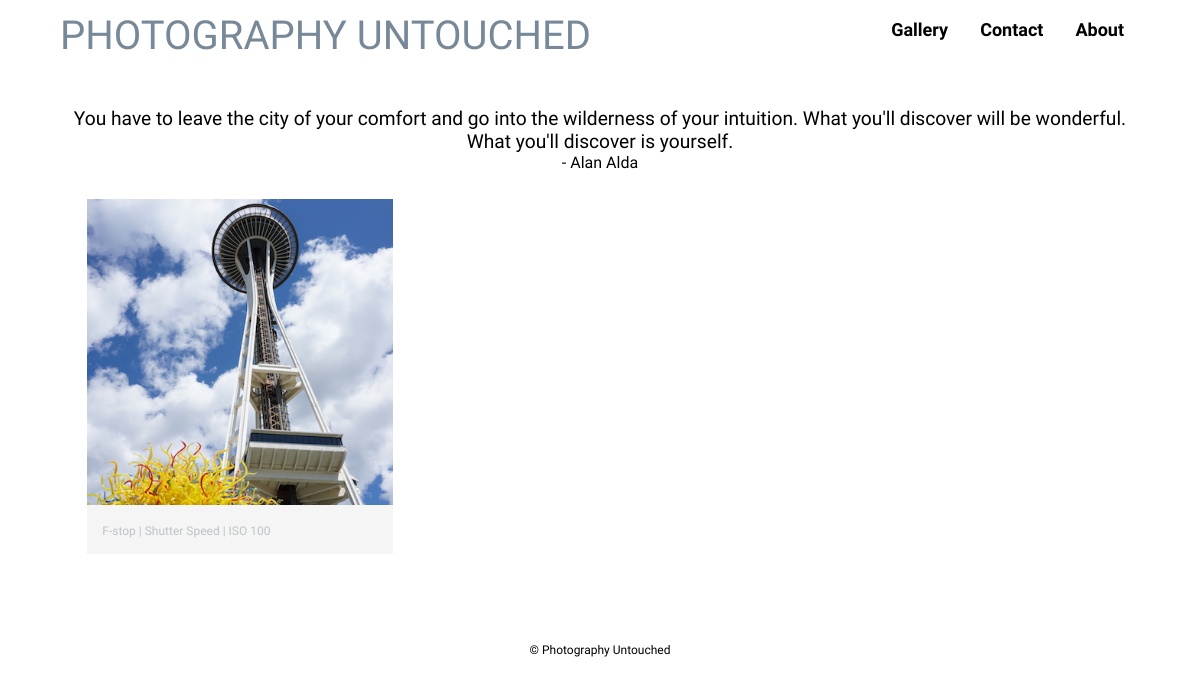
The app's page /city/, older data.
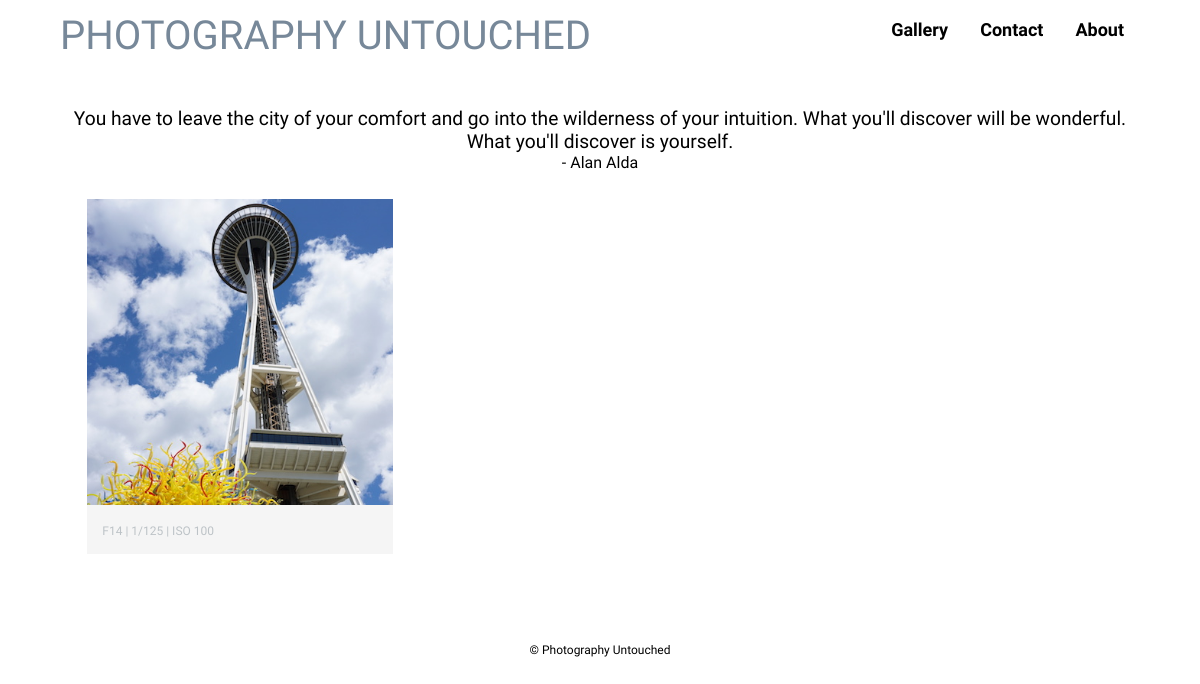
The same page, newer data.
### photos/models.py (models this page shows, shortened)
class Photo(models.Model):
    title = models.CharField(max_length=200)
    width = models.IntegerField(default=400)
    height = models.IntegerField(default=400)
    image = models.ImageField(null=False, blank=False, width_field="width", height_field="height")
    description = models.CharField(max_length=400, default='F-stop | Shutter Speed | ISO')
    category = models.CharField(max_length=1, default='', blank=False, choices=categories)
    location = models.CharField(max_length=200, default='')
    city = models.CharField(max_length=200, default='')
    timestamp = models.DateTimeField(auto_now_add=True, auto_now=False)
    class Meta:
        ordering = ["timestamp"]

### photos/views.py (the view)
# urls.py: url(r'^city/', city, name='city'),
def city(request):
    queryset = Photo.objects.filter(category='C')
    context = {
        "photos": queryset,
    }
    return render(request, "city.html", context)

### photography_untouched/templates/city.html (shortened to what this page needs)
{% extends "base.html" %}
{% block content %}
      <header>
        <a href="{% url 'index' %}" id="logo">
          <h1 class = "title">PHOTOGRAPHY UNTOUCHED</h1>
        </a>
        <nav>
          <ul>
            <li><a href="{% url 'about' %}">About</a></li>
            <li><a href="{% url 'contact' %}">Contact</a></li>
            <li class="dropdown"><a href="{% url 'gallery' %}" class="dropbtn">Gallery</a>
            </li>
          </ul>
        </nav>
      </header>
      <div class="container">
          <q class="quote">You have to leave the city of your comfort and go into the wilderness of your intuition. What you'll discover will be wonderful. What you'll discover is yourself.</q><br><p class ="quoter">- Alan Alda</p>
          <ul id="gallery">
            {% for photo in photos %}
            {% if photo.image %}
            <li><img src='{{ photo.image.url }}'>
            <p>{{ photo.description }}</p></li>
            {% endif %}
            {% endfor %}
          </ul>
      </div>
{% endblock %}

Row changes from the older to the newer data that the page shows:
changed Photo: description "F-stop | Shutter Speed | ISO 100" → "F14 | 1/125 | ISO 100"
